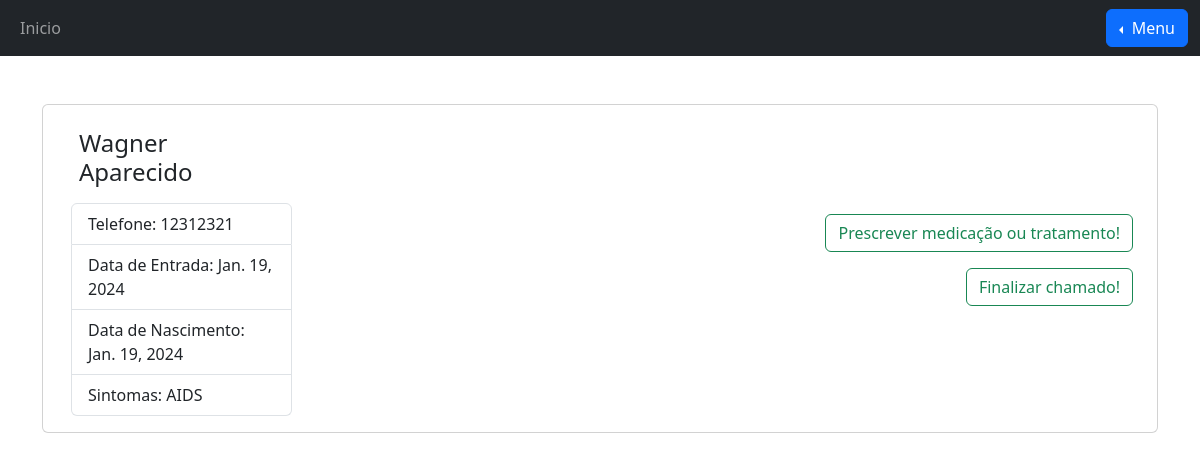
Screenshot of /medico/detalhes/18 (signed in) with the database file from the repository.
### membros/models.py (models this page shows, shortened)
class Usuario(User):
    nome = models.CharField(max_length=255, null=True)
    tel = models.IntegerField(null=True)
    nascimento = models.DateField(null=True)
    class Meta:
        abstract = True

class Paciente(Usuario):
    STATUS = [
        ("Na fila!", "Na fila!"),
        ("Em andamento!", "Em andamento!"),
        ("Finalizado!", "Finalizado"),
    ]
    sintomas = models.CharField(max_length=255, null=True)
    dataDeEntrada = models.DateField(null=True)
    medicoResponsavel = models.ForeignKey(Medico, on_delete=models.SET_NULL, null=True)
    doente = models.BooleanField(default=False, null=True)
    tratamento = models.CharField(max_length=255, null=True, default="Aguardando tratamento!")
    status = models.CharField(max_length=255, choices=STATUS, null=True, default="Na fila!")
    historicoTratamentos = models.JSONField(null=True, default=dict)

### membros/views.py (the view)
# urls.py: path("medico/detalhes/<int:id>", views.detalhes, name="detalhes"),
@login_required
def detalhes(request, id):
    try:
        Medico.objects.get(id=request.user.id)
    except ObjectDoesNotExist:
        return HttpResponseRedirect("/paciente/")
    medico = Medico.objects.get(id=request.user.id)
    template = loader.get_template("detalhes.html")
    x = Paciente.objects.get(id=id)
    if x.medicoResponsavel == medico or x.medicoResponsavel == None:
        context = {
            "x": x,
            "medico": medico,
        }
        return HttpResponse(template.render(context, request))
    else:
        return HttpResponseRedirect("/medico/")

### membros/models.py (called while the page is built)
    def get_user(self, user_id):
        UserModel = get_user_model()
        try:
            return UserModel.objects.get(pk=user_id)
        except UserModel.DoesNotExist:
            return None

### membros/templates/detalhes.html (shortened to what this page needs)
{% extends 'base.html' %}
{% load django_bootstrap5 %}
{% block content %}
{% if medico %}
<div class="container pt-5">
    <div class="card">
        <div class="container d-flex align-items-center">
            <div class="card-body">
                <h4 class="card-title p-2">{{x.nome}}</h4>
                <ul class="list-group">
                    <li class="list-group-item">
                        Telefone: {{x.tel}}
                    </li>
                    <li class="list-group-item">
                        Data de Entrada: {{x.dataDeEntrada}}
                    </li>
                    <li class="list-group-item">
                        Data de Nascimento: {{x.nascimento}}
                    </li>
                    <li class="list-group-item">
                        Sintomas: {{x.sintomas}}
                    </li>
                </ul>
            </div>
            {% if x.medicoResponsavel == medico %}
            <div class="container">
                <p class="p-sm text-end" id="C1"><button class="btn btn-outline-success" id="tratamento"
                        onclick="tratamento()">Prescrever medicação ou
                        tratamento!</button></p>
                <p class="p-sm text-end"><button class="btn btn-outline-success" id="Fbtn">Finalizar chamado!</button></p>
            </div>
            {% endif %}
        </div>
    </div>
</div>
{% else %}
<p>LOGADO COMO PACIENTE!</p>
{% endif %}
{% endblock %}

### rows the page displays
Paciente: nome "Wagner Aparecido", tel "12312321", dataDeEntrada "Jan. 19, 2024", nascimento "Jan. 19, 2024", sintomas "AIDS"
